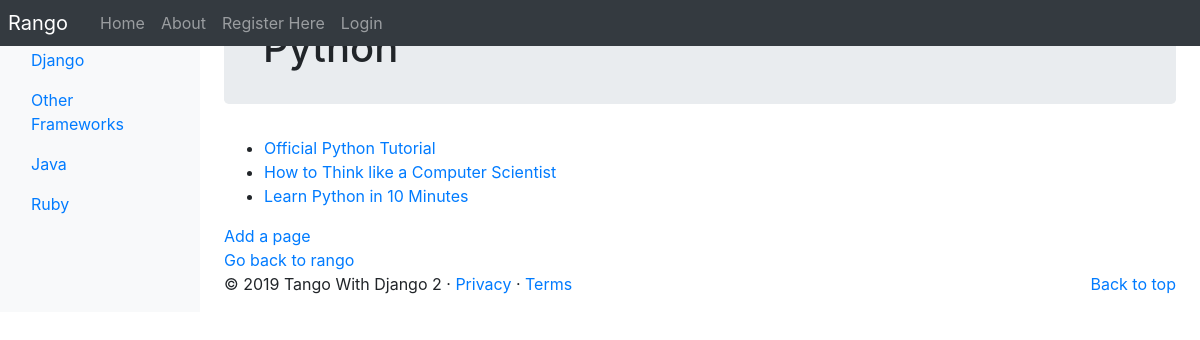
/rango/category/python/, run on the app's committed database.
### rango/models.py (models this page shows, shortened)
class Category(models.Model):
    name = models.CharField(max_length=128, unique=True)
    views = models.IntegerField(default=0)
    likes = models.IntegerField(default=0)
    slug = models.SlugField(blank=True, unique=True)
    class Meta:
        verbose_name_plural = 'Categories'

class Page(models.Model):
    category = models.ForeignKey(Category, on_delete=models.CASCADE)
    title = models.CharField(max_length=128)
    url = models.URLField()
    views = models.IntegerField(default=0)

### rango/views.py (the view)
# urls.py: path('category/<slug:category_name_url>/', views.show_category, name='show-category'),
def show_category(request, category_name_url):
    context = {}
    try:
        category = Category.objects.get(slug=category_name_url)
        pages = Page.objects.filter(category=category)
        context['pages'] = pages
        context['category'] =  category
    except:
        context['category'] = None
        context['pages'] = None
    result_list = []
    query = None
    if request.method == 'POST':
        query = request.POST['query'].strip()
        if query:
            result_list = run_query(query)
        context['result_list'] = result_list
    return render(request, 'rango/category.html', context)

### rango/templatetags/rango_template_tags.py (called while the page is built)
@register.inclusion_tag('rango/cats.html')
def get_category_list(cat=None):
    return {'cats':  Category.objects.all(),
            'act_cat': cat}

### rango/templates/rango/category.html (shortened to what this page needs)
{% extends 'rango/base.html' %}
{% block body_block %}
<div>
    {% if category %}
    <div class="jumbotron p-4">
        <div class="container">
            <h1 class="jumbotron-heading">{{ category.name }}</h1>
        </div>
    </div>
    <div>
        {% if pages %}
            <ul>
            {% for page in pages %}
                <li><a href="{% url 'rango:goto' %}?page_id={{page.id}}"\>{{ page.title }}</a></li>
            {% endfor %}
            </ul>
        {% else %}
            <strong>No pages currently in category.</strong>
        {% endif %}
    {% else %}
        The specified category does not exist!
    {% endif %}
</div>
<a href="add_page/">Add a page</a> <br />
<a href="{% url 'index' %}">Go back to rango</a>
{% endblock %}

### rango/templates/rango/cats.html (shortened to what this page needs)
<ul class="nav flex-column">
{% if cats %}
    {% for c in cats %}
    {% if c == act_cat %}
        <li class="nav-item">
        <a class="nav-link active" href="{% url 'rango:show-category' c.slug %}">
                {{ c.name }}</a>
        </li>
{% else %}
<li class="nav-item">
    <a class="nav-link" href="{% url 'rango:show-category' c.slug %}">
    {{ c.name }}</a>
</li>
{% endif %}
{% endfor %}
{% else %}
<li class="nav-item">No Categories Yet!</li>
{% endif %}
</ul>

### data on the page
Category: name "Django"
Category: name "Other Frameworks"
Category: name "Java"
Category: name "Ruby"
Category: name "Python"
Page: title "Official Python Tutorial"
Page: title "How to Think like a Computer Scientist"
Page: title "Learn Python in 10 Minutes"
